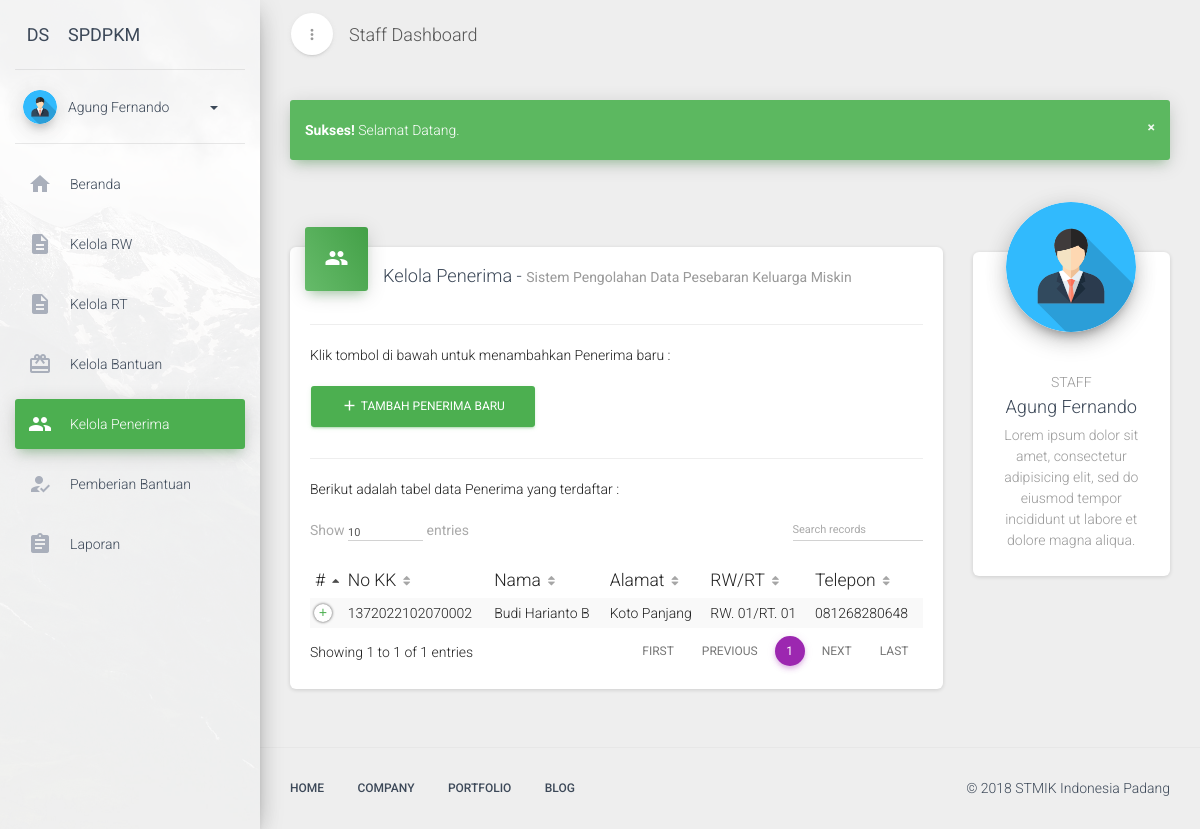
/dashboard.php?page=kelola-penerima (signed in), run on the app's committed database.
### tables this page shows
CREATE TABLE `user_akun` (
  `id` int(11) NOT NULL AUTO_INCREMENT,
  `username` varchar(20) NOT NULL,
  `password` varchar(100) NOT NULL,
  `hak_akses` enum('admin','staff') NOT NULL,
  `status` tinyint(4) NOT NULL DEFAULT '0',
  `nama` varchar(50) NOT NULL,
  PRIMARY KEY (`id`)
);

CREATE TABLE `penerima` (
  `id` int(11) NOT NULL AUTO_INCREMENT,
  `no_kk` varchar(16) NOT NULL,
  `kepala_keluarga` varchar(50) NOT NULL,
  `alamat` varchar(150) NOT NULL,
  `telepon` varchar(13) NOT NULL,
  `rt_id` int(11) NOT NULL,
  `bantuan_id` int(11) NOT NULL,
  `latitude` float NOT NULL,
  `longitude` float NOT NULL,
  PRIMARY KEY (`id`)
);

CREATE TABLE `rw` (
  `id` int(11) NOT NULL AUTO_INCREMENT,
  `nama_rw` varchar(3) NOT NULL,
  `ketua_rw` varchar(50) NOT NULL,
  PRIMARY KEY (`id`)
);

CREATE TABLE `rt` (
  `id` int(11) NOT NULL AUTO_INCREMENT,
  `rw_id` int(11) NOT NULL,
  `nama_rt` varchar(10) NOT NULL,
  `ketua_rt` varchar(50) NOT NULL,
  PRIMARY KEY (`id`)
);

### cores/function.php (called while the page is built, shortened)
<?php
	function koneksi() {
		$host = 'localhost';
		$user = 'root';
		$pass = '';
		$db = 'dbraskin';
		$conn = mysqli_connect($host, $user, $pass, $db);
		return $conn;
	}
	function getStaffProfil($id) {
		$conn = koneksi();
		$query = "SELECT * FROM user_akun WHERE id = '$id'";
		$procs = mysqli_query($conn, $query);
		$datas = mysqli_fetch_assoc($procs);
		return $datas;
	}
?>

### views/dashboard/penerima/main.php (the view, shortened to what this page needs)
<div class="row">
    <div class="col-md-9">
        <div class="card">
            <div class="card-header card-header-icon" data-background-color="green">
                <i class="material-icons">people</i>
            </div>
            <div class="card-content">
                <h4 class="card-title">Kelola Penerima -
                    <small class="category">Sistem Pengolahan Data Pesebaran Keluarga Miskin</small>
                </h4>
                <hr>
                <p>Klik tombol di bawah untuk menambahkan Penerima baru :</p>
                <a href="?page=tambah-penerima" class="btn btn-success">
                    <i class="material-icons">add</i>
                    Tambah Penerima Baru
                </a><br><hr>
                <p>Berikut adalah tabel data Penerima yang terdaftar :</p>
                <div class="material-datatables">
                    <table id="data-rt" class="table table-striped table-no-bordered table-hover nowrap" cellspacing="0" width="100%" style="width:100%">
                        <?php
                            $list_data = [];
                            $query = "
                                SELECT penerima.id, penerima.no_kk, penerima.kepala_keluarga, penerima.alamat, penerima.telepon, penerima.latitude, penerima.longitude, rw.nama_rw, rt.nama_rt, bantuan.nama_bantuan, bantuan.banyak_bantuan, bantuan.satuan, bantuan.nominal
                                FROM penerima, rw, rt, bantuan
                                WHERE rw.id = rt.rw_id AND rt.id = penerima.rt_id AND bantuan.id = penerima.bantuan_id
                            ";
                            $procs = mysqli_query($conn, $query);
                            while($row = mysqli_fetch_array($procs)) {
                                $list_data[] = $row;
                            }
                        ?>
                        <thead>
                            <tr>
                                <th>#</th>
                                <th>No KK</th>
                                <th>Nama</th>
                                <th>Alamat</th>
                                <th>RW/RT</th>
                                <th>Telepon</th>
                            </tr>
                        </thead>
                        <tbody>
                            <?php foreach ($list_data as $key => $value): ?>
                                <tr>
                                    <td><?php echo $key+1 ?></td>
                                    <td><?php echo $value['no_kk'] ?></td>
                                    <td><?php echo $value['kepala_keluarga'] ?></td>
                                    <td><?php echo $value['alamat'] ?></td>
                                    <td><?php echo 'RW. '.$value['nama_rw'].'/RT. '.$value['nama_rt'] ?></td>
                                    <td><?php echo $value['telepon'] ?></td>
                                </tr>
                            <?php endforeach ?>
                        </tbody>
                    </table>
                </div>
            </div>
        </div>
    </div>
    <div class="col-md-3">
        <?php include 'views/partials/rightbar.php'; ?>
    </div>
</div>

### views/partials/sidebar.php (shortened to what this page needs)
<div class="sidebar" data-active-color="green" data-background-color="white" data-image="assets/vendors/material-dashboard-pro/assets/img/sidebar-1.jpg">
    <div class="logo">
        <a href="?page=beranda" class="simple-text logo-mini">
            DS
        </a>
        <a href="?page=beranda" class="simple-text logo-normal">
            SPDPKM
        </a>
    </div>
    <div class="sidebar-wrapper">
        <div class="user">
            <div class="photo">
                <img src="assets/img/avatar.png" />
            </div>
            <div class="info">
                <a data-toggle="collapse" href="user.html#collapseExample" class="collapsed">
                    <span>
                        <?php echo $profil['nama'] ?>
                        <b class="caret"></b>
                    </span>
                </a>
            </div>
        </div>
        <ul class="nav">
            <li class="<?php echo ($_GET['page'] == 'beranda')?'active':''; ?>">
                <a href="?page=beranda">
                    <i class="material-icons">home</i>
                    <p>Beranda</p>
                </a>
            </li>
            <li class="<?php echo ($_GET['page'] == 'kelola-rw')?'active':''; ?>">
                <a href="?page=kelola-rw">
                    <i class="material-icons">description</i>
                    <p>Kelola RW</p>
                </a>
            </li>
            <li class="<?php echo ($_GET['page'] == 'kelola-rt')?'active':''; ?>">
                <a href="?page=kelola-rt">
                    <i class="material-icons">description</i>
                    <p>Kelola RT</p>
                </a>
            </li>
            <li class="<?php echo ($_GET['page'] == 'kelola-bantuan')?'active':''; ?>">
                <a href="?page=kelola-bantuan">
                    <i class="material-icons">card_giftcard</i>
                    <p>Kelola Bantuan</p>
                </a>
            </li>
            <li class="<?php echo ($_GET['page'] == 'kelola-penerima')?'active':''; ?>">
                <a href="?page=kelola-penerima">
                    <i class="material-icons">people</i>
                    <p>Kelola Penerima</p>
                </a>
            </li>
            <li class="<?php echo ($_GET['page'] == 'kelola-pemberian')?'active':''; ?>">
                <a href="?page=kelola-pemberian">
                    <i class="material-icons">how_to_reg</i>
                    <p>Pemberian Bantuan</p>
                </a>
            </li>
            <li class="">
                <a href="?page=beranda">
                    <i class="material-icons">assignment</i>
                    <p>Laporan</p>
                </a>
            </li>
        </ul>
    </div>
</div>

### views/partials/rightbar.php
<div class="card card-profile">
    <div class="card-avatar">
        <a href="#">
            <img class="img" src="assets/img/avatar.png" />
        </a>
    </div>
    <div class="card-content">
        <h6 class="category text-gray"><?php echo $_SESSION['akses']; ?></h6>
        <h4 class="card-title"><?php echo $profil['nama'] ?></h4>
        <p class="description">
            Lorem ipsum dolor sit amet, consectetur adipisicing elit, sed do eiusmod
            tempor incididunt ut labore et dolore magna aliqua.
        </p>
    </div>
</div>

### data on the page
user_akun: nama "Agung Fernando"
penerima: no_kk "1372022102070002", kepala_keluarga "Budi Harianto B", alamat "Koto Panjang", rw.nama_rw "01", rt.nama_rt "01", telepon "081268280648"

### other printed values
$_SESSION["sukses"] "Selamat Datang."
$_SESSION['akses'] "STAFF"
